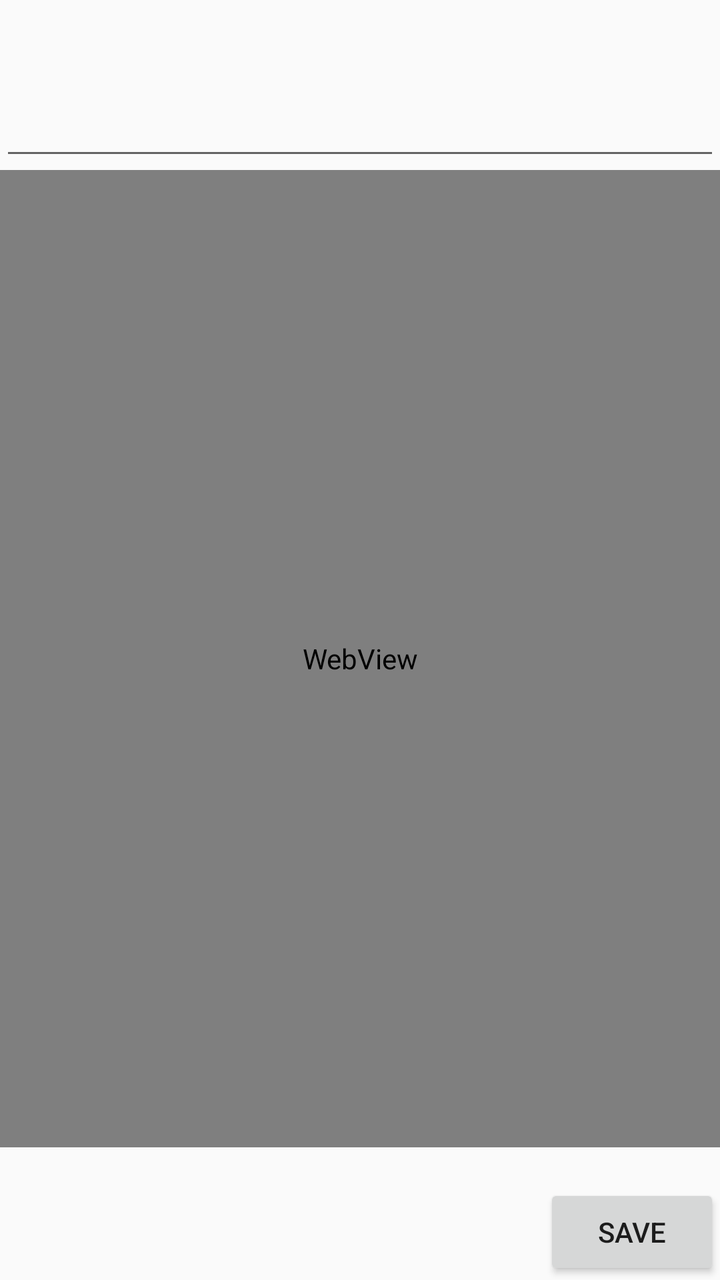
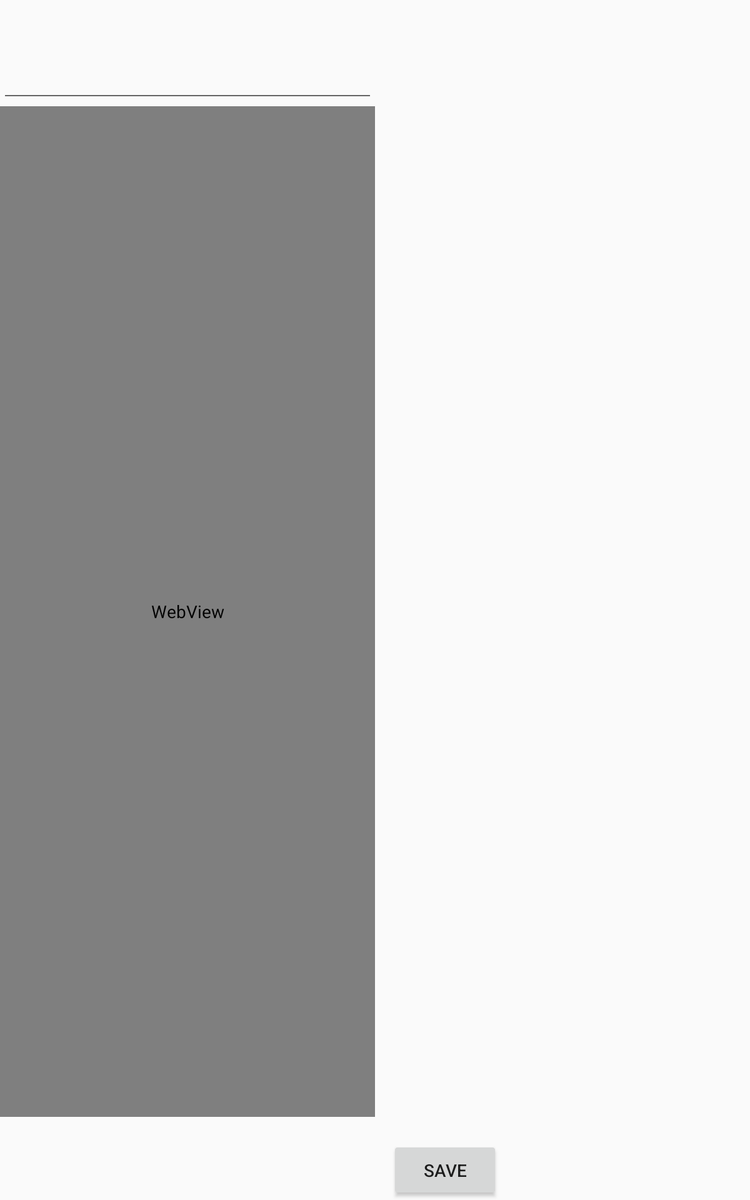

Compare how this app lays out the same screen by default and in its alternative resource folder. The renders come first, then the two layout files and the values they reference.
<!-- AndroidManifest.xml: application theme AppTheme -->
<!-- res/layout/activity_cbcnews_content.xml -->
<?xml version="1.0" encoding="utf-8"?>
<RelativeLayout xmlns:android="http://schemas.android.com/apk/res/android"
    android:layout_width="match_parent"
    android:layout_height="match_parent"

    android:focusableInTouchMode="true"
    android:orientation="vertical">

    <EditText
        android:id="@+id/CBC_NewsContent"
        android:layout_width="match_parent"
        android:layout_height="85dp"
        android:editable="false"
        android:inputType="none"
        >
    </EditText>

    <Button
        android:id="@+id/CBC_saveButton"
        android:layout_width="wrap_content"
        android:layout_height="wrap_content"
        android:layout_alignParentBottom="true"
        android:layout_alignParentEnd="true"
        android:layout_gravity="right|bottom"
        android:text="@string/CBC_saveButton" />

    <TextView
        android:id="@+id/CBC_NewsLink"
        android:layout_width="match_parent"
        android:layout_height="40dp"
        android:layout_above="@+id/CBC_saveButton"
        android:layout_marginBottom="-22dp" />

    <WebView
        android:id="@+id/CBC_NewsDescription"
        android:layout_width="match_parent"
        android:layout_height="360dp"
        android:layout_below="@+id/CBC_NewsContent"
        android:editable="false"
        android:inputType="none"
        android:layout_above="@+id/CBC_NewsLink"
        />

</RelativeLayout>
<!-- resources referenced by this layout -->
<resources>
  <string name="CBC_saveButton">Save</string>
  <style name="AppTheme" parent="Theme.AppCompat.Light.NoActionBar">
          
  
          <item name="android:windowActionBar">false</item>
          <item name="android:windowNoTitle">true</item>
  
      </style>
</resources>
<!-- res/layout-sw600dp/activity_cbcnews_content.xml (the repository's variant of the layout above) -->
<!-- drawn on a 7-inch tablet held upright -->
<?xml version="1.0" encoding="utf-8"?>
<LinearLayout xmlns:android="http://schemas.android.com/apk/res/android"
    android:layout_width="match_parent"
    android:layout_height="match_parent"
    android:focusableInTouchMode="true"
    android:orientation="horizontal">
    <RelativeLayout
        android:id="@+id/bottomLayout"
        android:layout_width="400dp"
        android:layout_height="match_parent"
        android:layout_gravity="bottom" >
    <EditText
        android:id="@+id/CBC_NewsContent"
        android:layout_width="300dp"
        android:layout_height="85dp"
        android:editable="false"
        android:inputType="none"
        >
    </EditText>

    <Button
        android:id="@+id/CBC_saveButton"
        android:layout_width="wrap_content"
        android:layout_height="wrap_content"
        android:layout_alignParentBottom="true"
        android:layout_alignParentEnd="true"
        android:layout_gravity="right|bottom"
        android:text="@string/CBC_saveButton" />

    <TextView
        android:id="@+id/CBC_NewsLink"
        android:layout_width="300dp"
        android:layout_height="40dp"
        android:layout_above="@+id/CBC_saveButton"
        android:layout_marginBottom="-22dp" />

    <WebView
        android:id="@+id/CBC_NewsDescription"
        android:layout_width="300dp"
        android:layout_height="360dp"
        android:layout_below="@+id/CBC_NewsContent"
        android:editable="false"
        android:inputType="none"
        android:layout_above="@+id/CBC_NewsLink"
        />
    </RelativeLayout>
    <FrameLayout
        android:layout_height="wrap_content"
        android:layout_width="match_parent"
        android:layout_toRightOf="@+id/bottomLayout"
        android:id="@+id/cbc_framelayout"
        />
</LinearLayout>
